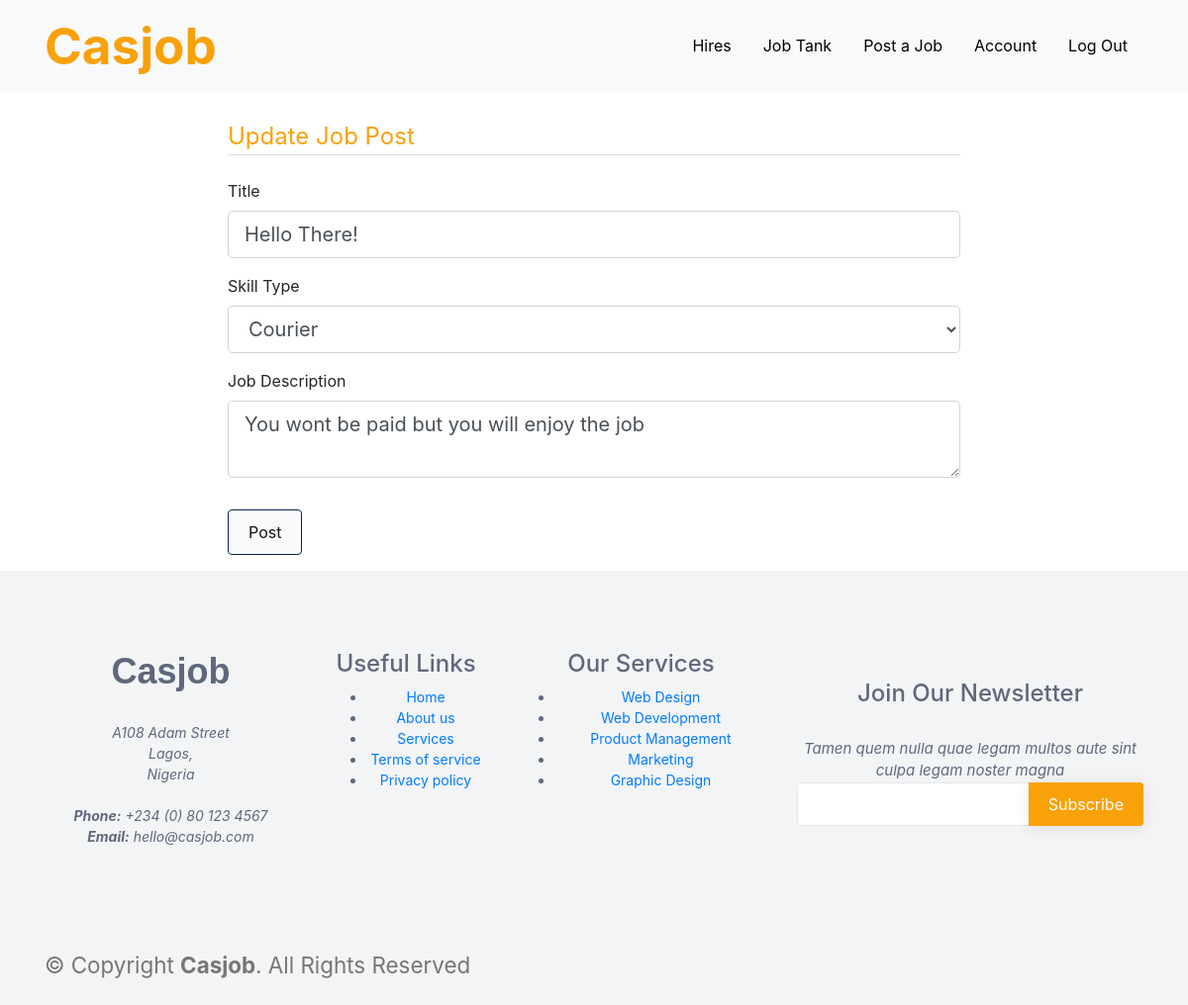
The page /post/1/update (signed in) on the database its author committed.
### casjob/models.py (models this page shows, shortened)
class Post(db.Model):
    id = db.Column(db.Integer, primary_key=True)
    title = db.Column(db.String(100), nullable=False)
    date_posted = db.Column(db.DateTime, nullable=False, default=datetime.utcnow)
    skill_type = db.Column(db.String(50), nullable=False)
    job_description = db.Column(db.Text, nullable=False)
    user_id = db.Column(db.Integer, db.ForeignKey('user.id'))

### casjob/routes.py (the view)
@app.route("/post/<int:post_id>/update", methods=['GET', 'POST'])
@login_required
def update_job_post(post_id):
    post = Post.query.get_or_404(post_id)
    if post.author != current_user:
        abort(403)
    form = PostJobForm()
    if form.validate_on_submit():
        post.title = form.title.data
        post.skill_type = request.form['skill_type']
        post.job_description = form.job_description.data
        db.session.commit()
        flash('Your job has been updated', 'success')
        return redirect(url_for('post', post_id=post.id))
    elif request.method == 'GET':
        form.title.data = post.title
        form.skill_type.data = post.skill_type
        form.job_description.data = post.job_description
    return render_template('create_job.html', title='Update Job', form=form, legend='Update Job Post')

### casjob/forms.py
class PostJobForm(FlaskForm):
    title = StringField('Title', validators=[DataRequired()])
    skill_type = SelectField('Skill Type', choices=[(skill, skill) for skill in SKILLS])
    job_description = TextAreaField('Job Description', validators=[DataRequired()])
    submit = SubmitField('Post')

### casjob/models.py (called while the page is built)
@login_manager.user_loader
def load_user(user_id):
    return User.query.get(int(user_id))

### casjob/Templates/create_job.html (shortened to what this page needs)
{% extends "base.html" %}
{% block content %}
<div class="content-section mx-auto" style="max-width: 740px;">
    <form method="POST" action="">
        <fieldset class="form-group">
            <legend class="border-bottom mb-4">{{ legend }}</legend>
            <div class="form-group">
                {{ form.title.label(class="form-control-label") }}
                {% if form.title.errors %}
                    {{ form.title(class="form-control form-control-lg is-invalid") }}
                    <div class="invalid-feedback">
                        {% for error in form.title.errors %}
                            <span>{{ error }}</span>
                        {% endfor %}
                    </div>
                {% else %}
                    {{ form.title(class="form-control form-control-lg") }}
                {% endif %}
            </div>
            <div class="form-group">
                {{ form.skill_type.label(class="form-control-label") }}
                {{ form.skill_type(class="form-control form-control-lg") }}
            </div>
            <div class="form-group">
                {{ form.job_description.label(class="form-control-label") }}
                {% if form.job_description.errors %}
                    {{ form.job_description(class="form-control form-control-lg is-invalid") }}
                    <div class="invalid-feedback">
                        {% for error in form.job_description.errors %}
                            <span>{{ error }}</span>
                        {% endfor %}
                    </div>
                {% else %}
                    {{ form.job_description(class="form-control form-control-lg") }}
                {% endif %}
            </div>
        </fieldset>
        <div class="form-group">
            {{ form.submit(class="btn btn-outline-info custom-submit-btn") }}
        </div>
    </form>
</div>
{% endblock content %}

### casjob/static/styles.css (style rules this page uses)
body { margin-top: 120px; padding: 0; }
legend { color: #f9a109; }
.btn { background-color: #f9fafc; color: #141313; border: solid 1px; border-color: #0c2453; padding: 10px 20px; cursor: pointer; }

### rows shown on the page
Post: title "Hello There!", skill_type "Courier", job_description "You wont be paid but you will enjoy the job"

### other values the page prints
{{ legend }} "Update Job Post"
